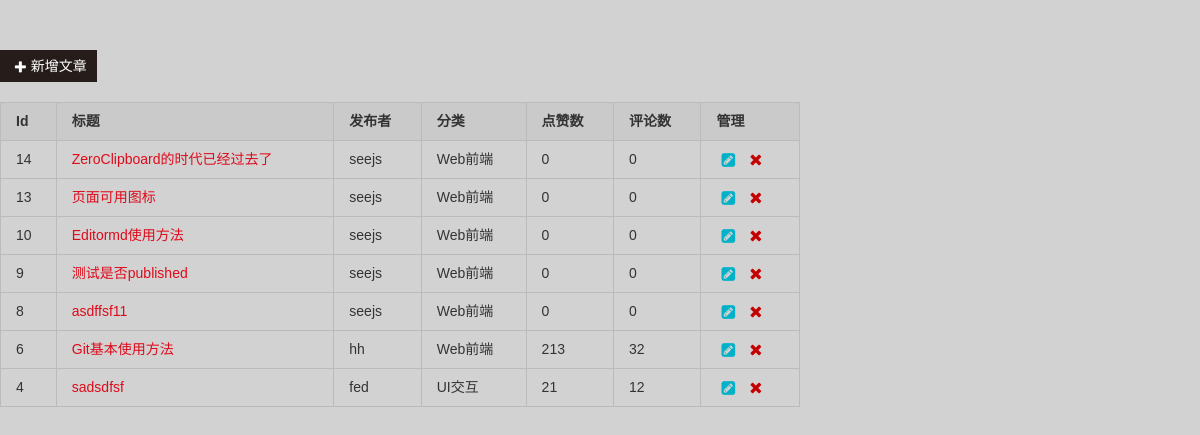
Before: /admin/settings/article-list.php (signed in) with the older database file.
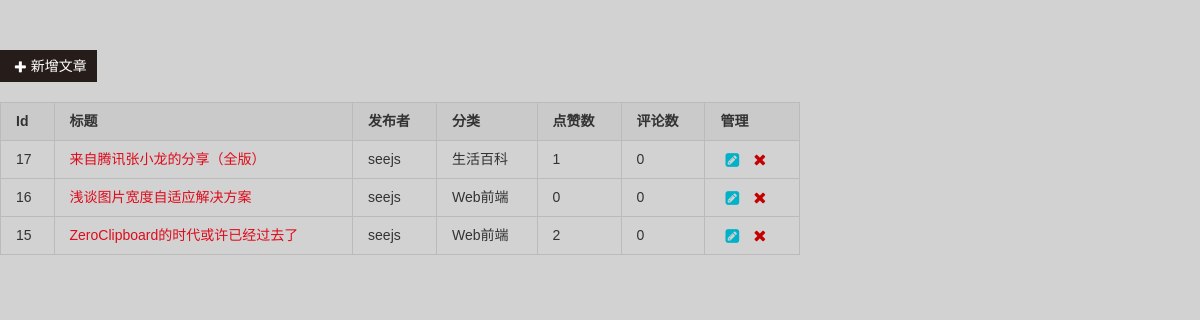
After: the same page with the newer database file.
### tables this page shows
CREATE TABLE `article` (
  `id` int(10) NOT NULL AUTO_INCREMENT,
  `title` varchar(255) NOT NULL,
  `sourcecontent` text,
  `content` text,
  `publisher` varchar(255) NOT NULL,
  `category` varchar(255) NOT NULL,
  `banner` varchar(255) DEFAULT NULL,
  `praise` int(10) DEFAULT '0',
  `comment` int(10) DEFAULT '0',
  `deleted` int(2) DEFAULT '0',
  `published` int(2) DEFAULT '0',
  `createtime` timestamp NOT NULL DEFAULT CURRENT_TIMESTAMP,
  PRIMARY KEY (`id`)
);

### admin/settings/article-list.php (the view, shortened to what this page needs)
<!DOCTYPE html>
<html>
<head>
    <link rel="stylesheet" href="../assets/base/normalize.css">
    <link rel="stylesheet" href="../assets/base/common.css">
    <link rel="stylesheet" href="../assets/article/list.css">
</head>
<body>
<?php
    $page = isset($_GET['page']) ? $_GET['page'] : 1;
    $page = intval($page);
    $pageSize = 15;
    $start = ($page - 1) * $pageSize;
    $end = $start + $pageSize;
    $rs = mysql_query('SELECT * FROM article WHERE deleted=0 ORDER BY createTime DESC LIMIT ' . $start . ',' . $end);
    $rows = mysql_num_rows($rs);
?>
<div class="set-wrap">
    <a href="./article-edit.php" target="_self" class="add-article">
        <span class="icon-plus25"></span>新增文章
    </a>
    <div class="art-table">
        <table class="art-list">
            <thead>
                <tr>
                    <th>Id</th>
                    <th>标题</th>
                    <th>发布者</th>
                    <th>分类</th>
                    <th>点赞数</th>
                    <th>评论数</th>
                    <th>管理</th>
                </tr>
            </thead>
            <tbody>
                <?php
                    if (!$rows) {
                ?>
                <tr>
                    <td colspan="7">暂无文章！</td>
                </tr>
                <?php
                    } else {
                        while($row = mysql_fetch_array($rs)) {
                ?>
                <tr>
                    <td><?php echo $row['id']; ?></td>
                    <td>
                        <a href="../../article.php?id=<?php echo $row['id']; ?>" target="_blank"><?php echo $row['title']; ?></a>
                    </td>
                    <td><?php echo $row['publisher']; ?></td>
                    <td><?php echo $row['category']; ?></td>
                    <td><?php echo $row['praise']; ?></td>
                    <td><?php echo $row['comment']; ?></td>
                    <td>
                        <a href="./article-edit.php?id=<?php echo $row['id']; ?>" target="_self" class="art-edit"><span class="icon-edit24"></span></a>
                        <a href="./article-del.php?id=<?php echo $row['id']; ?>" target="_self" class="art-del"><span class="icon-remove11"></span></a>
                    </td>
                </tr>
                <?php
                        }
                    }
                ?>
            </tbody>
        </table>
    </div>
</div>
</body>
</html>

### admin/assets/base/common.css (style rules this page uses)
[class^="icon-"], [class*=" icon-"] { font-family: 'seejs'; speak: none; font-style: normal; font-weight: normal; font-variant: normal; text-transform: none; line-height: 1; vertical-align: middle; -webkit-font-smoothing: antialiased; -moz-osx-font-smoothing: grayscale; }
.icon-edit24:before { content:"\e867" }
.icon-plus25:before { content:"\e8ee" }
.icon-remove11:before { content:"\e8fc" }
html, body { height: 100%; }
body, input, textarea { font: 14px/1.5 Consolas, Arial, '\5fae\8f6f\96c5\9ed1', sans-serif; }
body { background-color: #d2d2d2; }
a { text-decoration: none; color: #de0b1b; -webkit-transition: all .3s ease-out; -o-transition: all .3s ease-out; transition: all .3s ease-out; }
table { border: 1px solid #bbb; }
table tr { height: 38px; }
table thead { background-color: #cacaca; }
table th, table td { padding: 0 15px; border: 1px solid #bbb; vertical-align: middle; text-align: left; color: #333; }
.set-wrap { padding-top: 50px; }

### admin/assets/comment/list.css (style rules this page uses)
.add-article { margin-bottom: 20px; display: inline-block; padding: 0 10px; height: 32px; line-height: 32px; color: #fff; background-color: #261c1a; }
.art-table .art-list { min-width: 800px; }
.art-table .art-edit, .art-table .art-del { font-size: 16px; }
.art-table .art-edit { color: #01b1c8; }
.art-table .art-del { color: #c50000; }

Changed rows visible on the page:
removed article: id "14", title "ZeroClipboard的时代已经过去了", publisher "seejs", category "Web前端", praise "0", comment "0"
removed article: id "13", title "页面可用图标", publisher "seejs", category "Web前端", praise "0", comment "0"
removed article: id "10", title "Editormd使用方法", publisher "seejs", category "Web前端", praise "0", comment "0"
removed article: id "9", title "测试是否published", publisher "seejs", category "Web前端", praise "0", comment "0"
removed article: id "8", title "asdffsf11", publisher "seejs", category "Web前端", praise "0", comment "0"
removed article: id "6", title "Git基本使用方法", publisher "hh", category "Web前端", praise "213", comment "32"
removed article: id "4", title "sadsdfsf", publisher "fed", category "UI交互", praise "21", comment "12"
added article: id "17", title "来自腾讯张小龙的分享（全版）", publisher "seejs", category "生活百科", praise "1", comment "0"
added article: id "16", title "浅谈图片宽度自适应解决方案", publisher "seejs", category "Web前端", praise "0", comment "0"
added article: id "15", title "ZeroClipboard的时代或许已经过去了", publisher "seejs", category "Web前端", praise "2", comment "0"
